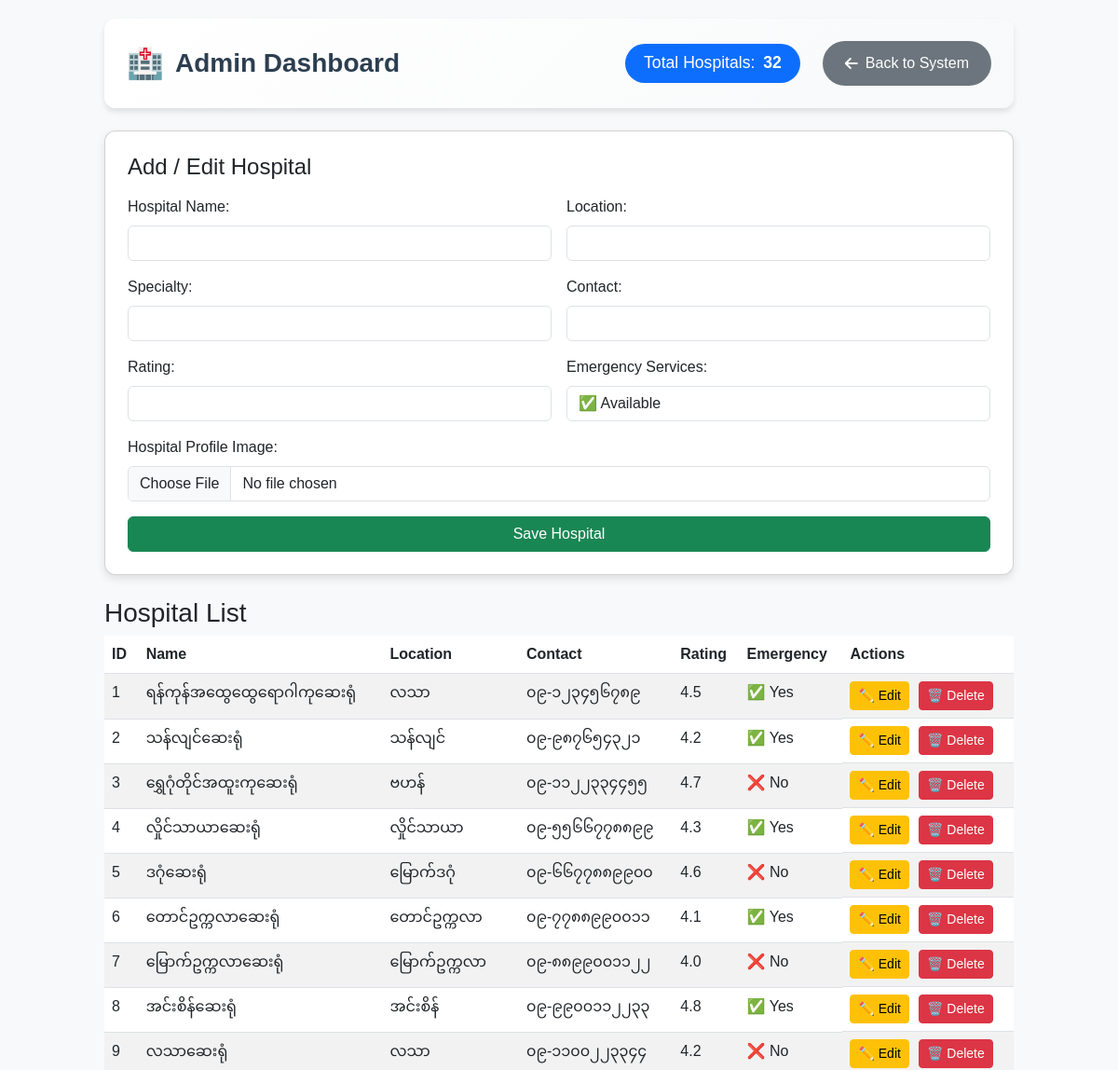
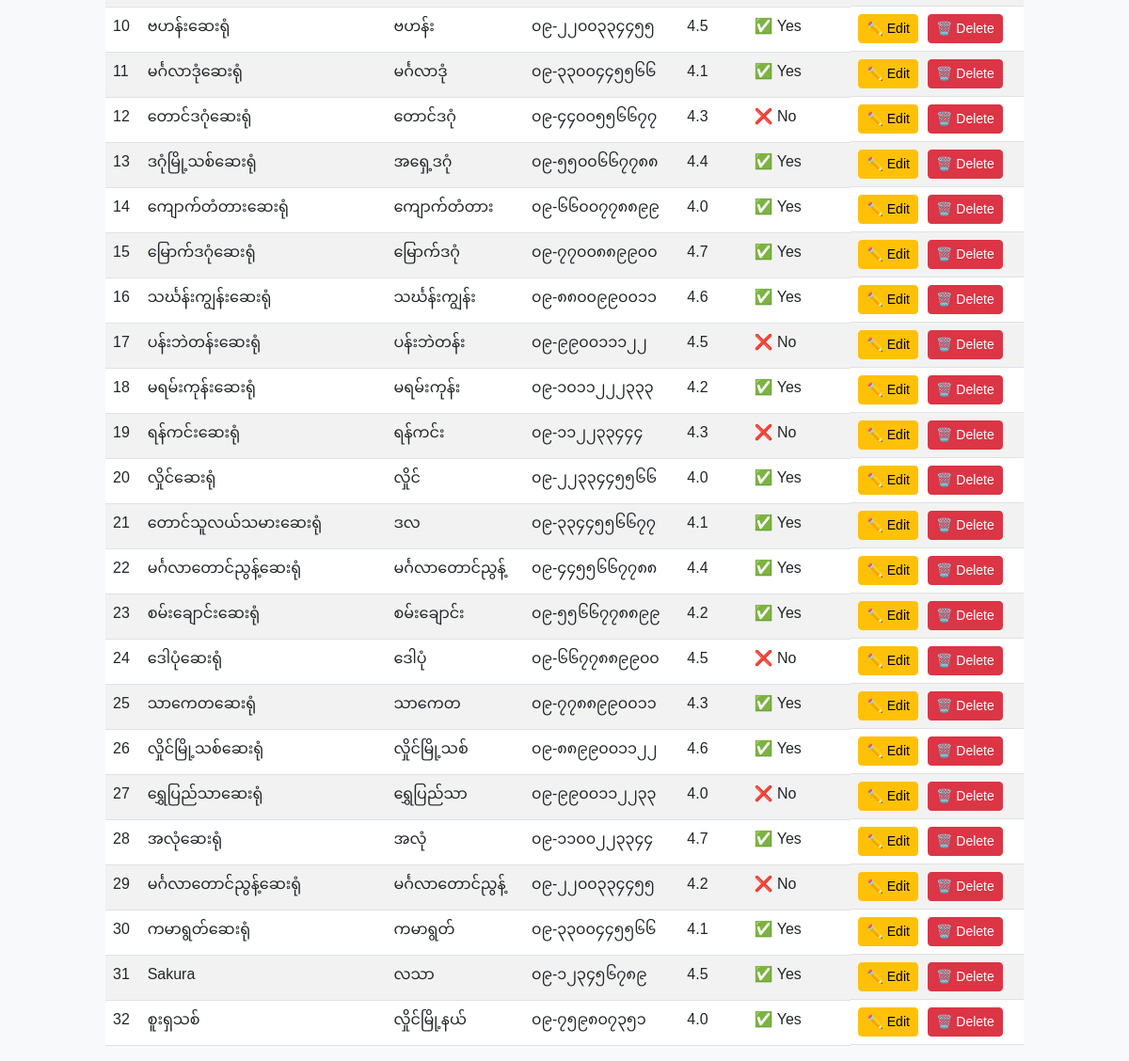
The page /PHP/add_hospital.php on the database its author committed (2 pictures, top to bottom).
### tables this page shows
CREATE TABLE IF NOT EXISTS `hospitals` (
  `hospital_id` int NOT NULL AUTO_INCREMENT,
  `name` varchar(255) NOT NULL,
  `location` varchar(255) NOT NULL,
  `specialty` varchar(100) DEFAULT NULL,
  `contact` varchar(20) DEFAULT NULL,
  `rating` decimal(2,1) DEFAULT NULL,
  `emergency_services` tinyint(1) DEFAULT NULL,
  `profile_image` varchar(255) NOT NULL,
  PRIMARY KEY (`hospital_id`)
);

### PHP/add_hospital.php (the view, shortened to what this page needs)
<?php
$conn = new mysqli('localhost', 'root', '', 'project');
$conn->set_charset('utf8mb4');
$result = $conn->query('SELECT * FROM hospitals');
$totalHospitals = $conn->query('SELECT COUNT(*) AS total FROM hospitals')->fetch_assoc()['total'];
?>
<!DOCTYPE html>
<html lang="en">
<head>
    <link href="https://cdn.jsdelivr.net/npm/bootstrap@5.3.0/dist/css/bootstrap.min.css" rel="stylesheet">
    <link rel="stylesheet" href="https://cdnjs.cloudflare.com/ajax/libs/font-awesome/6.4.2/css/all.min.css">
</head>
<body>
    <div class="container" id="top">
        <div class="dashboard-header mb-4">
            <h2 class="dashboard-title">
                <span class="icon-hospital">🏥</span> Admin Dashboard
            </h2>
            <div class="dashboard-stats">
                <span class="hospital-count badge bg-primary">
                    Total Hospitals: <strong><?= $totalHospitals ?></strong>
                </span>
                <a href="/DAS/adminDashboard-system" class="btn btn-back">
                    <i class="fas fa-arrow-left me-2"></i>Back to System
                </a>
            </div>
        </div>
        <div class="card p-4">
            <h4 class="mb-3">Add / Edit Hospital</h4>
            <form method="POST">
                <div class="row g-3">
                    <div class="col-md-6">
                        <label class="form-label">Hospital Name:</label>
                        <input type="text" class="form-control" id="name" name="name" required>
                    </div>
                    <div class="col-md-6">
                        <label class="form-label">Location:</label>
                        <input type="text" class="form-control" id="location" name="location" required>
                    </div>
                    <div class="col-md-6">
                        <label class="form-label">Specialty:</label>
                        <input type="text" class="form-control" id="specialty" name="specialty">
                    </div>
                    <div class="col-md-6">
                        <label class="form-label">Contact:</label>
                        <input type="tel" class="form-control" id="contact" name="contact" required>
                    </div>
                    <div class="col-md-6">
                        <label class="form-label">Rating:</label>
                        <input type="number" class="form-control" id="rating" name="rating" step="0.1" min="0" max="5">
                    </div>
                    <div class="col-md-6">
                        <label class="form-label">Emergency Services:</label>
                        <select class="form-control" id="emergency_services" name="emergency_services">
                            <option value="1">✅ Available</option>
                        </select>
                    </div>
                    <div class="col-md-12">
                        <label class="form-label">Hospital Profile Image:</label>
                        <input type="file" name="profile_image" class="form-control" required>
                    </div>
                </div>
                <button type="submit" name="submit_hospital" class="btn btn-success mt-3 w-100">Save Hospital</button>
            </form>
        </div>
        <h3 class="mt-4">Hospital List</h3>
        <table class="table table-striped fade-in">
            <thead>
                <tr>
                    <th>ID</th>
                    <th>Name</th>
                    <th>Location</th>
                    <th>Contact</th>
                    <th>Rating</th>
                    <th>Emergency</th>
                    <th>Actions</th>
                </tr>
            </thead>
            <tbody>
                <?php while ($row = $result->fetch_assoc()): ?>
                    <tr>
                        <td><?= $row['hospital_id'] ?></td>
                        <td><?= htmlspecialchars($row['name']) ?></td>
                        <td><?= htmlspecialchars($row['location']) ?></td>
                        <td><?= htmlspecialchars($row['contact']) ?></td>
                        <td><?= htmlspecialchars($row['rating']) ?></td>
                        <td>
                            <?= ($row['emergency_services'] == 1) ? '✅ Yes' : '❌ No' ?>
                        </td>
                        <td class="btn-action">
                            <a href="#top">
                                <button class="btn btn-warning btn-sm"
                                    onclick="editHospital(<?= htmlspecialchars(json_encode($row)) ?>)">✏️ Edit</button>
                            </a>
                            <a href="?delete=<?= $row['hospital_id'] ?>" class="btn btn-danger btn-sm"
                                onclick="return confirm('Are you sure?')">🗑️ Delete</a>
                        </td>
                    </tr>
                <?php endwhile; ?>
            </tbody>
        </table>
    </div>
</body>
</html>

### PHP/add_hospital.php (style rules this page uses)
body { font-family: 'Poppins', sans-serif; background-color: #f8f9fa; }
.container { max-width: 1000px; margin-top: 20px; }
.card { border-radius: 12px; box-shadow: 0px 4px 10px rgba(0, 0, 0, 0.1); }
.table thead { background: #007bff; color: white; }
.btn-action { display: flex; gap: 10px; }
.fade-in { animation: fadeIn 1s ease-in-out; }
.dashboard-header { display: flex; justify-content: space-between; align-items: center; background: linear-gradient(135deg, #ffffff 0%, #f8f9fa 100%); padding: 1.5rem; border-radius: 12px; box-shadow: 0 4px 6px rgba(0, 0, 0, 0.1); }
.dashboard-title { color: #2c3e50; font-size: 1.75rem; font-weight: 600; margin: 0; display: flex; align-items: center; }
.icon-hospital { margin-right: 0.75rem; font-size: 2rem; }
.dashboard-stats { display: flex; align-items: center; gap: 1.5rem; }
.hospital-count { padding: 0.75rem 1.25rem; font-size: 1.1rem; border-radius: 25px; background-color: #007bff; color: white; font-weight: 500; }
.hospital-count strong { font-weight: 700; margin-left: 0.25rem; }
.btn-back { background-color: #6c757d; border: none; color: #fff; padding: 0.75rem 1.5rem; border-radius: 25px; text-decoration: none; font-weight: 500; transition: all 0.3s ease; display: flex; align-items: center; }
.btn-back .fas { transition: transform 0.3s ease; }

### rows shown on the page
hospitals: hospital_id "1", name "ရန်ကုန်အထွေထွေရောဂါကုဆေးရုံ", location "လသာ", contact "၀၉-၁၂၃၄၅၆၇၈၉", rating "4.5", emergency_services "✅ Yes"
hospitals: hospital_id "2", name "သန်လျင်ဆေးရုံ", location "သန်လျင်", contact "၀၉-၉၈၇၆၅၄၃၂၁", rating "4.2", emergency_services "✅ Yes"
hospitals: hospital_id "3", name "ရွှေဂုံတိုင်အထူးကုဆေးရုံ", location "ဗဟန်", contact "၀၉-၁၁၂၂၃၃၄၄၅၅", rating "4.7", emergency_services "❌ No"
hospitals: hospital_id "4", name "လှိုင်သာယာဆေးရုံ", location "လှိုင်သာယာ", contact "၀၉-၅၅၆၆၇၇၈၈၉၉", rating "4.3", emergency_services "✅ Yes"
hospitals: hospital_id "5", name "ဒဂုံဆေးရုံ", location "မြောက်ဒဂုံ", contact "၀၉-၆၆၇၇၈၈၉၉၀၀", rating "4.6", emergency_services "❌ No"
hospitals: hospital_id "6", name "တောင်ဥက္ကလာဆေးရုံ", location "တောင်ဥက္ကလာ", contact "၀၉-၇၇၈၈၉၉၀၀၁၁", rating "4.1", emergency_services "✅ Yes"
hospitals: hospital_id "7", name "မြောက်ဥက္ကလာဆေးရုံ", location "မြောက်ဥက္ကလာ", contact "၀၉-၈၈၉၉၀၀၁၁၂၂", rating "4.0", emergency_services "❌ No"
hospitals: hospital_id "8", name "အင်းစိန်ဆေးရုံ", location "အင်းစိန်", contact "၀၉-၉၉၀၀၁၁၂၂၃၃", rating "4.8", emergency_services "✅ Yes"
hospitals: hospital_id "9", name "လသာဆေးရုံ", location "လသာ", contact "၀၉-၁၁၀၀၂၂၃၃၄၄", rating "4.2", emergency_services "❌ No"
hospitals: hospital_id "10", name "ဗဟန်းဆေးရုံ", location "ဗဟန်း", contact "၀၉-၂၂၀၀၃၃၄၄၅၅", rating "4.5", emergency_services "✅ Yes"
hospitals: hospital_id "11", name "မင်္ဂလာဒုံဆေးရုံ", location "မင်္ဂလာဒုံ", contact "၀၉-၃၃၀၀၄၄၅၅၆၆", rating "4.1", emergency_services "✅ Yes"
hospitals: hospital_id "12", name "တောင်ဒဂုံဆေးရုံ", location "တောင်ဒဂုံ", contact "၀၉-၄၄၀၀၅၅၆၆၇၇", rating "4.3", emergency_services "❌ No"
hospitals: hospital_id "13", name "ဒဂုံမြို့သစ်ဆေးရုံ", location "အရှေ့ဒဂုံ", contact "၀၉-၅၅၀၀၆၆၇၇၈၈", rating "4.4", emergency_services "✅ Yes"
hospitals: hospital_id "14", name "ကျောက်တံတားဆေးရုံ", location "ကျောက်တံတား", contact "၀၉-၆၆၀၀၇၇၈၈၉၉", rating "4.0", emergency_services "✅ Yes"
hospitals: hospital_id "15", name "မြောက်ဒဂုံဆေးရုံ", location "မြောက်ဒဂုံ", contact "၀၉-၇၇၀၀၈၈၉၉၀၀", rating "4.7", emergency_services "✅ Yes"
hospitals: hospital_id "16", name "သင်္ဃန်းကျွန်းဆေးရုံ", location "သင်္ဃန်းကျွန်း", contact "၀၉-၈၈၀၀၉၉၀၀၁၁", rating "4.6", emergency_services "✅ Yes"
hospitals: hospital_id "17", name "ပန်းဘဲတန်းဆေးရုံ", location "ပန်းဘဲတန်း", contact "၀၉-၉၉၀၀၁၁၁၂၂", rating "4.5", emergency_services "❌ No"
hospitals: hospital_id "18", name "မရမ်းကုန်းဆေးရုံ", location "မရမ်းကုန်း", contact "၀၉-၁၀၁၁၂၂၂၃၃၃", rating "4.2", emergency_services "✅ Yes"
hospitals: hospital_id "19", name "ရန်ကင်းဆေးရုံ", location "ရန်ကင်း", contact "၀၉-၁၁၂၂၃၃၄၄၄", rating "4.3", emergency_services "❌ No"
hospitals: hospital_id "20", name "လှိုင်ဆေးရုံ", location "လှိုင်", contact "၀၉-၂၂၃၃၄၄၅၅၆၆", rating "4.0", emergency_services "✅ Yes"
hospitals: hospital_id "21", name "တောင်သူလယ်သမားဆေးရုံ", location "ဒလ", contact "၀၉-၃၃၄၄၅၅၆၆၇၇", rating "4.1", emergency_services "✅ Yes"
hospitals: hospital_id "22", name "မင်္ဂလာတောင်ညွန့်ဆေးရုံ", location "မင်္ဂလာတောင်ညွန့်", contact "၀၉-၄၄၅၅၆၆၇၇၈၈", rating "4.4", emergency_services "✅ Yes"
hospitals: hospital_id "23", name "စမ်းချောင်းဆေးရုံ", location "စမ်းချောင်း", contact "၀၉-၅၅၆၆၇၇၈၈၉၉", rating "4.2", emergency_services "✅ Yes"
hospitals: hospital_id "24", name "ဒေါပုံဆေးရုံ", location "ဒေါပုံ", contact "၀၉-၆၆၇၇၈၈၉၉၀၀", rating "4.5", emergency_services "❌ No"
hospitals: hospital_id "25", name "သာကေတဆေးရုံ", location "သာကေတ", contact "၀၉-၇၇၈၈၉၉၀၀၁၁", rating "4.3", emergency_services "✅ Yes"
hospitals: hospital_id "26", name "လှိုင်မြို့သစ်ဆေးရုံ", location "လှိုင်မြို့သစ်", contact "၀၉-၈၈၉၉၀၀၁၁၂၂", rating "4.6", emergency_services "✅ Yes"
hospitals: hospital_id "27", name "ရွှေပြည်သာဆေးရုံ", location "ရွှေပြည်သာ", contact "၀၉-၉၉၀၀၁၁၂၂၃၃", rating "4.0", emergency_services "❌ No"
hospitals: hospital_id "28", name "အလုံဆေးရုံ", location "အလုံ", contact "၀၉-၁၁၀၀၂၂၃၃၄၄", rating "4.7", emergency_services "✅ Yes"
hospitals: hospital_id "29", name "မင်္ဂလာတောင်ညွန့်ဆေးရုံ", location "မင်္ဂလာတောင်ညွန့်", contact "၀၉-၂၂၀၀၃၃၄၄၅၅", rating "4.2", emergency_services "❌ No"
hospitals: hospital_id "30", name "ကမာရွတ်ဆေးရုံ", location "ကမာရွတ်", contact "၀၉-၃၃၀၀၄၄၅၅၆၆", rating "4.1", emergency_services "✅ Yes"
hospitals: hospital_id "31", name "Sakura", location "လသာ", contact "၀၉-၁၂၃၄၅၆၇၈၉", rating "4.5", emergency_services "✅ Yes"
hospitals: hospital_id "32", name "စူးရှသစ်", location "လှိုင်မြို့နယ်", contact "၀၉-၇၅၉၈၀၇၃၅၁", rating "4.0", emergency_services "✅ Yes"

### other values the page prints
$totalHospitals "32"
